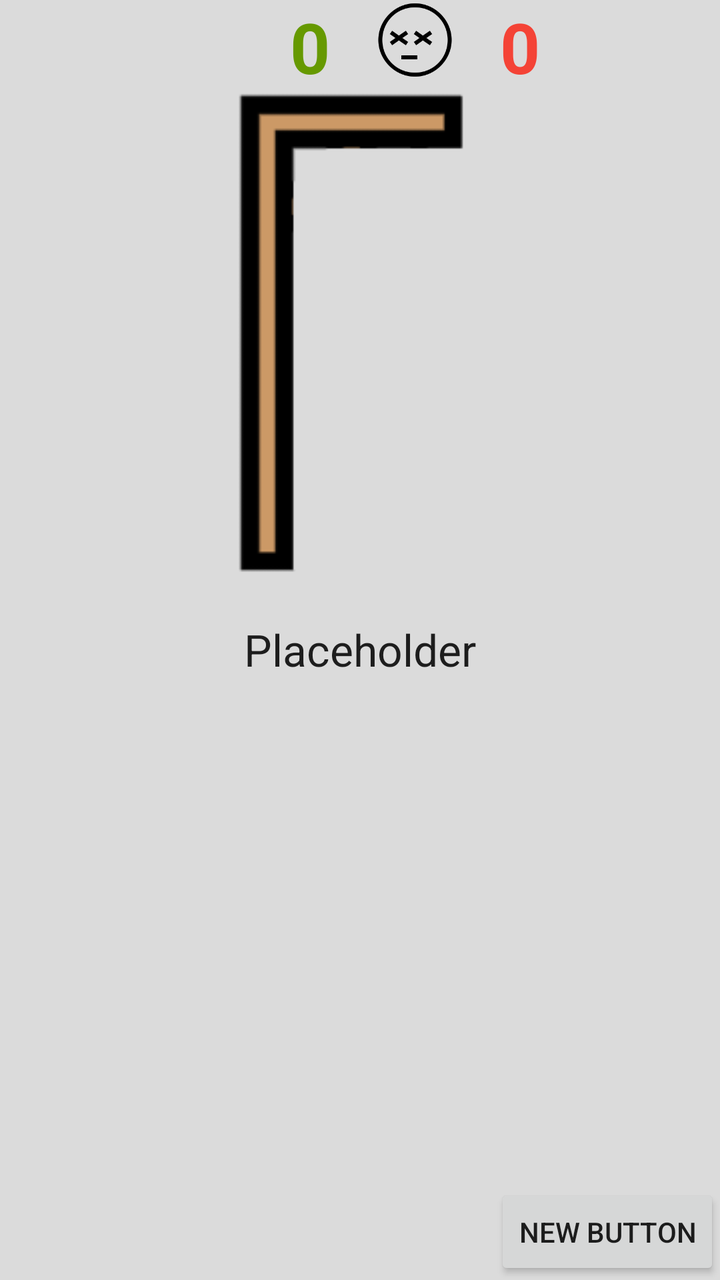
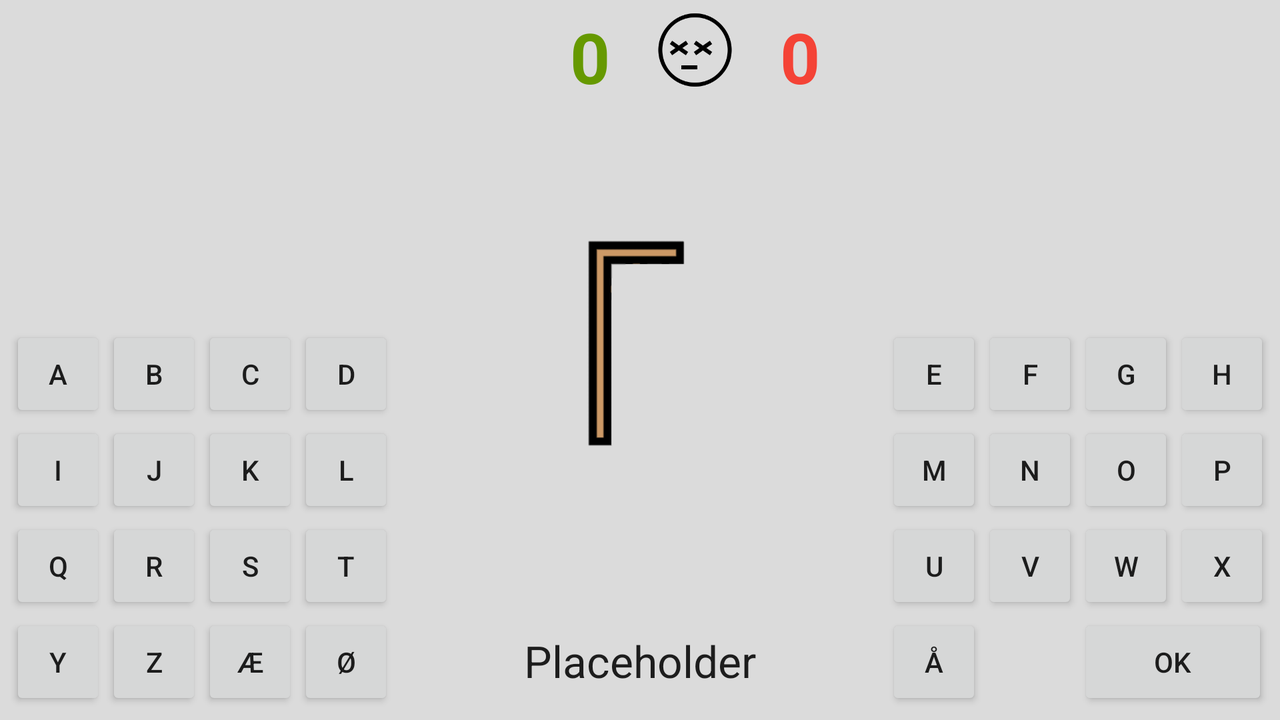

An Android layout and its configuration variant, each rendered on a device that would load it. The default file and the variant file are quoted in full after the pictures.
<!-- AndroidManifest.xml: application theme AppTheme -->
<!-- res/layout/activity_game.xml -->
<?xml version="1.0" encoding="utf-8"?>
<RelativeLayout xmlns:android="http://schemas.android.com/apk/res/android"
    android:layout_width="match_parent"
    android:layout_height="match_parent"
    android:orientation="vertical"
    android:background="#DBDBDB">


    <ImageView
        android:layout_width="wrap_content"
        android:layout_height="270dp"
        android:id="@+id/hangman_picture_container"
        android:src="@drawable/hangman_1st_wrong"
        android:contentDescription="Current hangman state"
        android:layout_below="@+id/Score_Container"
        android:layout_centerHorizontal="true" />

    <GridLayout
        android:layout_width="match_parent"
        android:layout_height="170dp"
        android:id="@+id/keyboard_container"
        android:layout_alignParentBottom="true"
        android:layout_alignParentStart="true"
        android:layout_below="@+id/current_word">

        <Button
            android:layout_width="wrap_content"
            android:layout_height="wrap_content"
            android:text="New Button"
            android:id="@+id/button"
            android:layout_alignParentBottom="true"
            android:layout_toEndOf="@+id/Score_Container"
            android:layout_row="12"
            android:layout_column="20" />
    </GridLayout>

    <TextView
        android:layout_width="wrap_content"
        android:layout_height="wrap_content"
        android:textAppearance="?android:attr/textAppearanceLarge"
        android:text="Placeholder"
        android:id="@+id/current_word"
        android:textAlignment="center"
        android:layout_below="@+id/hangman_picture_container"
        android:layout_centerHorizontal="true" />

    <LinearLayout
        android:orientation="horizontal"
        android:layout_width="wrap_content"
        android:layout_height="40dp"
        android:id="@+id/Score_Container"
        android:layout_alignParentTop="true"
        android:layout_centerHorizontal="true">

        <ImageView
            android:layout_width="55dp"
            android:layout_height="match_parent"
            android:id="@+id/win_score_symbol"
            android:src="@drawable/win_score_icon" />

        <TextView
            android:layout_width="wrap_content"
            android:layout_height="wrap_content"
            android:id="@+id/win_score_number"
            android:textSize="35sp"
            android:textColor="#669900"
            android:minWidth="50dp"
            android:text="0"
            android:textAlignment="center"
            android:textStyle="bold" />

        <ImageView
            android:layout_width="55dp"
            android:layout_height="wrap_content"
            android:id="@+id/lost_score_symbol"
            android:src="@drawable/lost_score_icon"
            android:layout_alignParentTop="true"
            android:layout_toEndOf="@+id/imageView" />

        <TextView
            android:layout_width="wrap_content"
            android:layout_height="wrap_content"
            android:text="0"
            android:id="@+id/lost_score_number"
            android:layout_alignParentTop="true"
            android:layout_toEndOf="@+id/win_score_symbol"
            android:editable="false"
            android:textSize="35dp"
            android:layout_above="@+id/hangman_picture_container"
            android:textStyle="bold"
            android:minWidth="50dp"
            android:textColor="#F44336"
            android:textAlignment="center" />
    </LinearLayout>

</RelativeLayout>
<!-- resources referenced by this layout -->
<resources>
  <!-- drawable hangman_1st_wrong: png bitmap (drawable, 1965 bytes) -->
  <!-- drawable lost_score_icon: png bitmap (drawable, 5223 bytes) -->
  <style name="AppTheme" parent="Theme.AppCompat.Light.NoActionBar">
          <item name="colorPrimary">#F44336</item>
          <item name="colorPrimaryDark">#D32F2F</item>
          <item name="colorAccent">#607D8B</item>
          <item name="android:colorBackground">#BDBDBD</item>
      </style>
</resources>
<!-- res/layout-land/activity_game.xml (the author's variant of the layout above) -->
<!-- drawn on the phone turned sideways -->
<?xml version="1.0" encoding="utf-8"?>
<RelativeLayout xmlns:android="http://schemas.android.com/apk/res/android"
    android:layout_width="match_parent"
    android:layout_height="match_parent"
    android:orientation="vertical"
    android:background="#DBDBDB"
    android:paddingTop="6dp"
    android:padding="5dp">


    <TextView
        android:layout_width="wrap_content"
        android:layout_height="wrap_content"
        android:textAppearance="?android:attr/textAppearanceLarge"
        android:text="Placeholder"
        android:id="@+id/current_word"
        android:textAlignment="center"
        android:layout_alignParentBottom="true"
        android:layout_centerHorizontal="true"
        android:paddingTop="10dp"
        android:paddingBottom="10dp" />

    <LinearLayout
        android:orientation="horizontal"
        android:layout_width="wrap_content"
        android:layout_height="40dp"
        android:id="@+id/Score_Container"
        android:layout_alignParentTop="true"
        android:layout_centerHorizontal="true">

        <ImageView
            android:layout_width="55dp"
            android:layout_height="match_parent"
            android:id="@+id/win_score_symbol"
            android:src="@drawable/win_score_icon" />

        <TextView
            android:layout_width="wrap_content"
            android:layout_height="wrap_content"
            android:id="@+id/win_score_number"
            android:textSize="35sp"
            android:textColor="#669900"
            android:minWidth="50dp"
            android:text="0"
            android:textAlignment="center"
            android:textStyle="bold" />

        <ImageView
            android:layout_width="55dp"
            android:layout_height="wrap_content"
            android:id="@+id/lost_score_symbol"
            android:src="@drawable/lost_score_icon"
            android:layout_alignParentTop="true"
            android:layout_toEndOf="@+id/imageView" />

        <TextView
            android:layout_width="wrap_content"
            android:layout_height="wrap_content"
            android:text="0"
            android:id="@+id/lost_score_number"
            android:layout_alignParentTop="true"
            android:layout_toEndOf="@+id/win_score_symbol"
            android:editable="false"
            android:textSize="35dp"
            android:layout_above="@+id/hangman_picture_container"
            android:textStyle="bold"
            android:minWidth="50dp"
            android:textColor="#F44336"
            android:textAlignment="center" />
    </LinearLayout>

    <GridLayout
        android:layout_width="wrap_content"
        android:layout_height="wrap_content"
        android:id="@+id/keyboard_container_1"
        android:layout_alignParentStart="true"
        android:layout_alignParentBottom="true">

        <Button
            style="?android:attr/buttonStyleSmall"
            android:layout_width="wrap_content"
            android:layout_height="wrap_content"
            android:text="A"
            android:id="@+id/button4"
            android:layout_row="0"
            android:layout_column="0" />

        <Button
            style="?android:attr/buttonStyleSmall"
            android:layout_width="wrap_content"
            android:layout_height="wrap_content"
            android:text="B"
            android:id="@+id/button3"
            android:layout_row="0"
            android:layout_column="1" />

        <Button
            style="?android:attr/buttonStyleSmall"
            android:layout_width="wrap_content"
            android:layout_height="wrap_content"
            android:text="C"
            android:id="@+id/button5"
            android:layout_row="0"
            android:layout_column="2" />

        <Button
            style="?android:attr/buttonStyleSmall"
            android:layout_width="wrap_content"
            android:layout_height="wrap_content"
            android:text="D"
            android:id="@+id/button6"
            android:layout_row="0"
            android:layout_column="3" />

        <Button
            style="?android:attr/buttonStyleSmall"
            android:layout_width="wrap_content"
            android:layout_height="wrap_content"
            android:text="I"
            android:id="@+id/button7"
            android:layout_row="1"
            android:layout_column="0" />

        <Button
            style="?android:attr/buttonStyleSmall"
            android:layout_width="wrap_content"
            android:layout_height="wrap_content"
            android:text="J"
            android:id="@+id/button8"
            android:layout_row="1"
            android:layout_column="1" />

        <Button
            style="?android:attr/buttonStyleSmall"
            android:layout_width="wrap_content"
            android:layout_height="wrap_content"
            android:text="K"
            android:id="@+id/button9"
            android:layout_row="1"
            android:layout_column="2"
            android:singleLine="false" />

        <Button
            style="?android:attr/buttonStyleSmall"
            android:layout_width="wrap_content"
            android:layout_height="wrap_content"
            android:text="L"
            android:id="@+id/button10"
            android:layout_row="1"
            android:layout_column="3" />

        <Button
            style="?android:attr/buttonStyleSmall"
            android:layout_width="wrap_content"
            android:layout_height="wrap_content"
            android:text="Q"
            android:id="@+id/button11"
            android:layout_row="2"
            android:layout_column="0" />

        <Button
            style="?android:attr/buttonStyleSmall"
            android:layout_width="wrap_content"
            android:layout_height="wrap_content"
            android:text="R"
            android:id="@+id/button12"
            android:layout_row="2"
            android:layout_column="1" />

        <Button
            style="?android:attr/buttonStyleSmall"
            android:layout_width="wrap_content"
            android:layout_height="wrap_content"
            android:text="S"
            android:id="@+id/button13"
            android:layout_row="2"
            android:layout_column="2" />

        <Button
            style="?android:attr/buttonStyleSmall"
            android:layout_width="wrap_content"
            android:layout_height="wrap_content"
            android:text="T"
            android:id="@+id/button14"
            android:layout_row="2"
            android:layout_column="3" />

        <Button
            style="?android:attr/buttonStyleSmall"
            android:layout_width="wrap_content"
            android:layout_height="wrap_content"
            android:text="Y"
            android:id="@+id/button15"
            android:layout_row="3"
            android:layout_column="0" />

        <Button
            style="?android:attr/buttonStyleSmall"
            android:layout_width="wrap_content"
            android:layout_height="wrap_content"
            android:text="Z"
            android:id="@+id/button16"
            android:layout_row="3"
            android:layout_column="1" />

        <Button
            style="?android:attr/buttonStyleSmall"
            android:layout_width="wrap_content"
            android:layout_height="wrap_content"
            android:text="Æ"
            android:id="@+id/button17"
            android:layout_row="3"
            android:layout_column="2" />

        <Button
            style="?android:attr/buttonStyleSmall"
            android:layout_width="wrap_content"
            android:layout_height="wrap_content"
            android:text="Ø"
            android:id="@+id/button18"
            android:layout_row="3"
            android:layout_column="3" />
    </GridLayout>

    <GridLayout
        android:layout_width="wrap_content"
        android:layout_height="wrap_content"
        android:id="@+id/keyboard_container_2"
        android:layout_alignParentBottom="true"
        android:layout_alignParentEnd="true">

        <Button
            style="?android:attr/buttonStyleSmall"
            android:layout_width="wrap_content"
            android:layout_height="wrap_content"
            android:text="E"
            android:id="@+id/button2"
            android:layout_row="0"
            android:layout_column="0" />

        <Button
            style="?android:attr/buttonStyleSmall"
            android:layout_width="wrap_content"
            android:layout_height="wrap_content"
            android:text="F"
            android:id="@+id/button19"
            android:layout_row="0"
            android:layout_column="1" />

        <Button
            style="?android:attr/buttonStyleSmall"
            android:layout_width="wrap_content"
            android:layout_height="wrap_content"
            android:text="G"
            android:id="@+id/button20"
            android:layout_row="0"
            android:layout_column="2" />

        <Button
            style="?android:attr/buttonStyleSmall"
            android:layout_width="wrap_content"
            android:layout_height="wrap_content"
            android:text="H"
            android:id="@+id/button21"
            android:layout_row="0"
            android:layout_column="3" />

        <Button
            style="?android:attr/buttonStyleSmall"
            android:layout_width="wrap_content"
            android:layout_height="wrap_content"
            android:text="M"
            android:id="@+id/button22"
            android:layout_row="1"
            android:layout_column="0" />

        <Button
            style="?android:attr/buttonStyleSmall"
            android:layout_width="wrap_content"
            android:layout_height="wrap_content"
            android:text="N"
            android:id="@+id/button23"
            android:layout_row="1"
            android:layout_column="1" />

        <Button
            style="?android:attr/buttonStyleSmall"
            android:layout_width="wrap_content"
            android:layout_height="wrap_content"
            android:text="O"
            android:id="@+id/button24"
            android:layout_row="1"
            android:layout_column="2" />

        <Button
            style="?android:attr/buttonStyleSmall"
            android:layout_width="wrap_content"
            android:layout_height="wrap_content"
            android:text="P"
            android:id="@+id/button25"
            android:layout_row="1"
            android:layout_column="3" />

        <Button
            style="?android:attr/buttonStyleSmall"
            android:layout_width="wrap_content"
            android:layout_height="wrap_content"
            android:text="U"
            android:id="@+id/button26"
            android:layout_row="2"
            android:layout_column="0" />

        <Button
            style="?android:attr/buttonStyleSmall"
            android:layout_width="wrap_content"
            android:layout_height="wrap_content"
            android:text="V"
            android:id="@+id/button27"
            android:layout_row="2"
            android:layout_column="1" />

        <Button
            style="?android:attr/buttonStyleSmall"
            android:layout_width="wrap_content"
            android:layout_height="wrap_content"
            android:text="W"
            android:id="@+id/button30"
            android:layout_row="2"
            android:layout_column="2" />

        <Button
            style="?android:attr/buttonStyleSmall"
            android:layout_width="wrap_content"
            android:layout_height="wrap_content"
            android:text="X"
            android:id="@+id/button31"
            android:layout_row="2"
            android:layout_column="3" />

        <Button
            style="?android:attr/buttonStyleSmall"
            android:layout_width="wrap_content"
            android:layout_height="wrap_content"
            android:text="Å"
            android:id="@+id/button32"
            android:layout_row="3"
            android:layout_column="0" />

        <Button
            style="?android:attr/buttonStyleSmall"
            android:layout_width="95dp"
            android:layout_height="wrap_content"
            android:text="OK"
            android:id="@+id/button33"
            android:layout_row="3"
            android:layout_column="2"
            android:layout_columnSpan="2" />
    </GridLayout>

    <ImageView
        android:layout_width="wrap_content"
        android:layout_height="wrap_content"
        android:id="@+id/imageView2"
        android:layout_alignStart="@+id/current_word"
        android:layout_alignEnd="@+id/current_word"
        android:layout_below="@+id/Score_Container"
        android:layout_above="@+id/current_word"
        android:src="@drawable/hangman_1st_wrong" />

</RelativeLayout>
